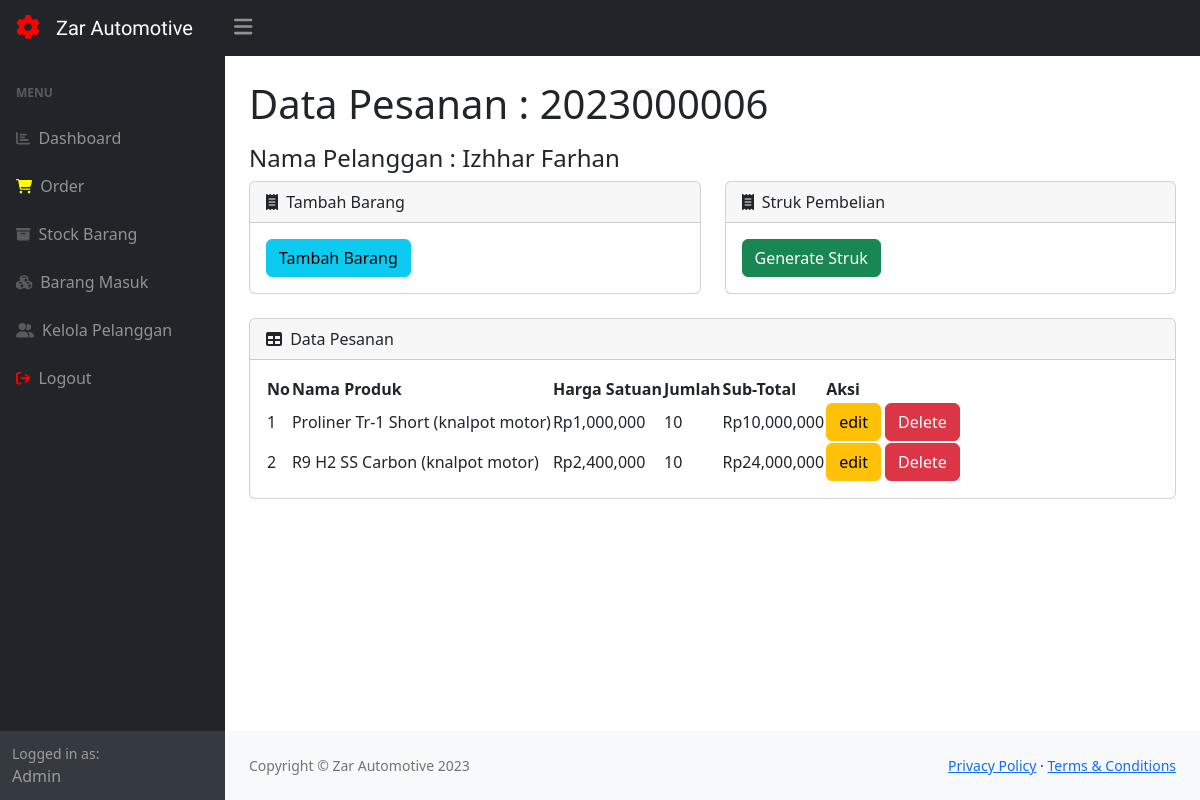
/view.php?idp=2023000006&tanggal=2023-11-24 19:31:58 (signed in), run on the app's committed database.
### tables this page shows
CREATE TABLE `pesanan` (
  `idpesanan` int(11) NOT NULL,
  `tanggal` timestamp NOT NULL DEFAULT current_timestamp(),
  `idpelanggan` int(11) NOT NULL
);

CREATE TABLE `pelanggan` (
  `idpelanggan` int(11) NOT NULL,
  `namapelanggan` varchar(30) NOT NULL,
  `notelp` varchar(15) NOT NULL,
  `alamat` text NOT NULL
);

CREATE TABLE `detailpesanan` (
  `iddetailpesanan` int(11) NOT NULL,
  `idpesanan` int(11) NOT NULL,
  `idproduk` int(11) NOT NULL,
  `qty` int(11) NOT NULL
);

CREATE TABLE `produk` (
  `idproduk` int(11) NOT NULL,
  `namaproduk` varchar(20) NOT NULL,
  `deskripsi` varchar(30) NOT NULL,
  `harga` int(11) NOT NULL,
  `stock` int(11) NOT NULL
);

### view.php (the view, shortened to what this page needs)
<?php
require 'ceklogin.php';
if(isset($_GET['idp'])){
    $idp = $_GET['idp'];
    $ambilnamapelanggan = mysqli_query($conn, "select * from pesanan p, pelanggan pl where p.idpelanggan=pl.idpelanggan and p.idpesanan='$idp'");
    $np = mysqli_fetch_array($ambilnamapelanggan);
    $namapel = $np['namapelanggan'];
} else {
    header('location:index.php');
}
?>
<!DOCTYPE html>
<html lang="en">
    <head>
        <link href="https://cdn.jsdelivr.net/npm/bootstrap@4.6.2/dist/css/bootstrap.min.css" rel="stylesheet" />
        <link href="css/styles.css" rel="stylesheet" />
    </head>
    <body class="sb-nav-fixed">
        <nav class="sb-topnav navbar navbar-expand navbar-dark bg-dark">
            <div class="sb-nav-link-icon ml-3"><i class="fas fa-gear fa-spin" style="font-size:24px;color:red"></i></div>
            <a class="navbar-brand ps-3 custom-font" href="index.php">Zar Automotive</a>
            <button class="btn btn-link btn-sm order-1 order-lg-0 me-4 me-lg-0 move-left" id="sidebarToggle" href="#!"><i class="fas fa-bars" style="font-size:21px"></i></button>
        </nav>
        <div id="layoutSidenav">
            <div id="layoutSidenav_nav">
                <nav class="sb-sidenav accordion sb-sidenav-dark" id="sidenavAccordion">
                    <div class="sb-sidenav-menu">
                        <div class="nav">
                            <div class="sb-sidenav-menu-heading">Menu</div>
                            <a class="nav-link" href="dashboard.php">
                                <div class="sb-nav-link-icon"><i class="fa fa-bar-chart"></i></div>
                                Dashboard
                            </a>
                            <a class="nav-link" href="index.php">
                                <div class="sb-nav-link-icon"><i class="fas fa-shopping-cart" style="color:yellow"></i></div>
                                Order
                            </a>
                            <a class="nav-link" href="stock.php">
                                <div class="sb-nav-link-icon"><i class="fas fa-archive"></i></div>
                                Stock Barang
                            </a>
                            <a class="nav-link" href="masuk.php">
                                <div class="sb-nav-link-icon"><i class="fas fa-cubes"></i></div>
                                Barang Masuk
                            </a>
                            <a class="nav-link" href="pelanggan.php">
                                <div class="sb-nav-link-icon"><i class="fas fa-user-friends"></i></div>
                                Kelola Pelanggan
                            </a>
                            <a class="nav-link" href="logout.php">
                                <div class="sb-nav-link-icon"><i class="fa fa-sign-out" style="color:red"></i></div>
                                Logout
                            </a>
                        </div>
                    </div>
                    <div class="sb-sidenav-footer">
                        <div class="small">Logged in as:</div>
                        Admin
                    </div>
                </nav>
            </div>
            <div id="layoutSidenav_content">
                <main>
                    <div class="container-fluid px-4">
                        <h1 class="mt-4">Data Pesanan : <?=$idp;?></h1>
                        <h4 class="mt-3">Nama Pelanggan : <?=$namapel;?></h4>
                        <div class="row">
                            <div class="col-md-6">
                                <div class="card mb-4">
                                    <div class="card-header">
                                        <i class="fas fa-receipt me-1"></i>
                                        Tambah Barang
                                    </div>
                                    <div class="card-body">
                                        <button type="button" class="btn btn-info" data-toggle="modal" data-target="#myModal">
                                            Tambah Barang
                                        </button>
                                    </div>
                                </div>
                            </div>
                            <div class="col-md-6">
                                <div class="card mb-4">
                                    <div class="card-header">
                                        <i class="fas fa-receipt me-1"></i>
                                        Struk Pembelian
                                    </div>
                                    <div class="card-body">
                                        <button type="button" class="btn btn-success" data-toggle="modal" data-target="#receiptModal">
                                            Generate Struk
                                        </button>
                                    </div>
                                </div>
                            </div>
                        </div>
                        <div class="card mb-4">
                            <div class="card-header">
                                <i class="fas fa-table me-1"></i>
                                Data Pesanan
                            </div>
                            <div class="card-body">
                                <table id="datatablesSimple">
                                    <thead>
                                        <tr>
                                            <th>No</th>
                                            <th>Nama Produk</th>
                                            <th>Harga Satuan</th>
                                            <th>Jumlah</th>
                                            <th>Sub-Total</th>
                                            <th>Aksi</th>
                                        </tr>
                                    </thead>
                                    <tbody>
                                    <?php
                                            $get = mysqli_query($conn, "select * from detailpesanan p, produk pr where p.idproduk=pr.idproduk and idpesanan='$idp'");
                                            $i = 1;
                                            while($p=mysqli_fetch_array($get)){
                                            $idpr = $p['idproduk'];
                                            $qty = $p['qty'];
                                            $harga = $p['harga'];
                                            $namaproduk = $p['namaproduk'];
                                            $desc = $p['deskripsi'];
                                            $subtotal = $qty*$harga;
                                        ?>
                                        <tr>
                                            <td> <?=$i++;?> </td>
                                            <td> <?=$namaproduk;?> (<?=$desc;?>) </td>
                                            <td>Rp<?=number_format($harga);?> </td>
                                            <td> <?=number_format($qty);?> </td>
                                            <td>Rp<?=number_format($subtotal);?> </td>
                                            <td>
                                            <button type="button" class="btn btn-warning" data-toggle="modal" data-target="#edit<?=$idpr;?>">
                                                    edit
                                                </button>
                                                <button type="button" class="btn btn-danger" data-toggle="modal" data-target="#delete<?=$idpr;?>">
                                                    Delete
                                                </button>
                                            </td>
                                        </tr>
                                        <?php
                                        };
                                        ?>
                                    </tbody>
                                </table>
                            </div>
                        </div>
                    </div>
                </main>
                <footer class="py-4 bg-light mt-auto">
                    <div class="container-fluid px-4">
                        <div class="d-flex align-items-center justify-content-between small">
                            <div class="text-muted">Copyright &copy; Zar Automotive 2023</div>
                            <div>
                                <a href="#">Privacy Policy</a>
                                &middot;
                                <a href="#">Terms &amp; Conditions</a>
                            </div>
                        </div>
                    </div>
                </footer>
            </div>
        </div>
    </body>
</html>

### view.php (style rules this page uses)
.custom-font { font-family: 'Trade Winds', cursive; }
.move-left { margin-left: -40px; }

### data on the page
pesanan: idpelanggan.namapelanggan "Izhhar Farhan"
detailpesanan: idproduk.namaproduk "Proliner Tr-1 Short", idproduk.deskripsi "knalpot motor", idproduk.harga "1,000,000", qty "10", qty.harga "10,000,000"
detailpesanan: idproduk.namaproduk "R9 H2 SS Carbon", idproduk.deskripsi "knalpot motor", idproduk.harga "2,400,000", qty "10", qty.harga "24,000,000"

### other printed values
$idp "2023000006"
